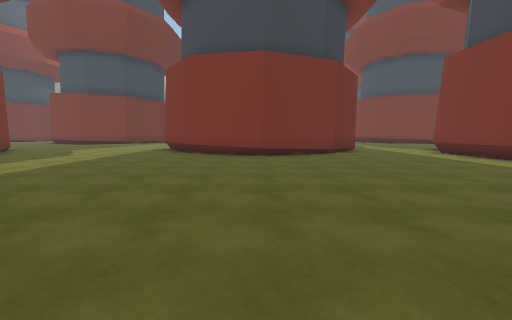
[1] (above)

24 first-person views from a walk through a scene from a Unity 3-D project. The camera is 1.4 m above the floor, tilts 6° down and sees 90° across. The floor is counted in squares, 2 m on a side. Each view is taken from the middle of a square. On the plan, view 1 faces up. The plan holds only what a view shows up to about 9 squares ahead; the rest is blank. The place goes on beyond the plan. The player character is not drawn. Some surface patterns are stand-ins.

[2]
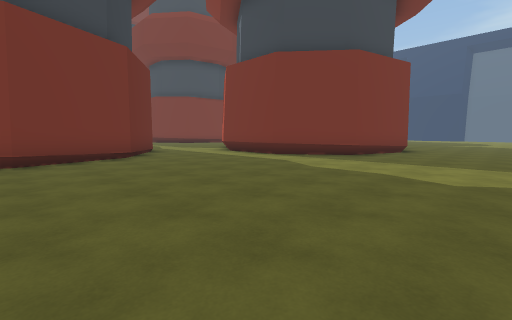

[3]
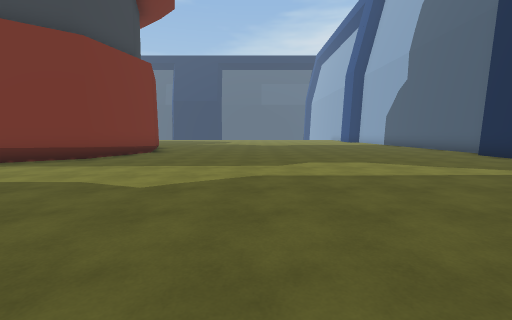

[4]
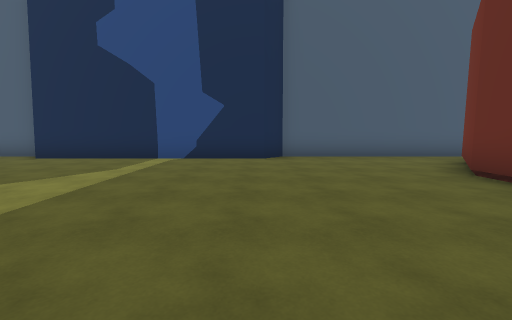

[5]
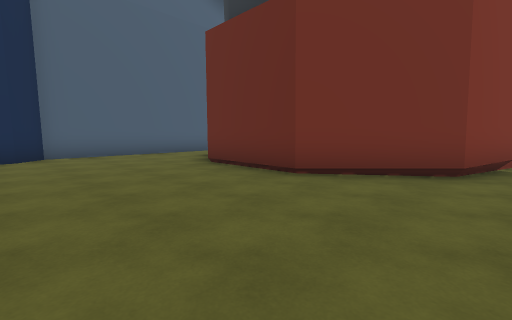

[6]
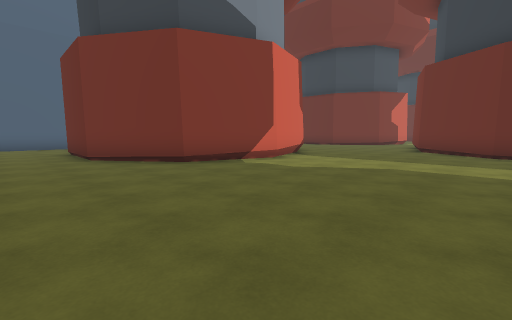

[7]
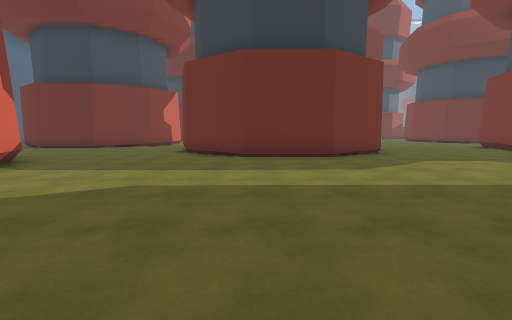

[8]
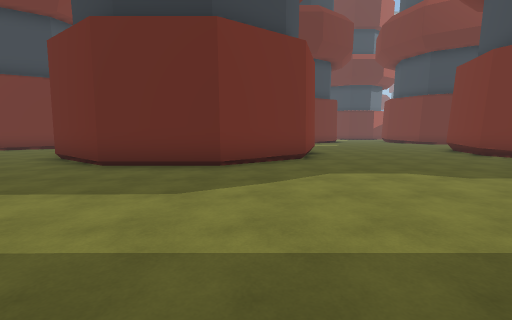

[9]
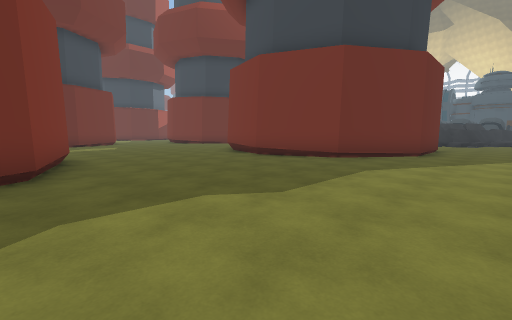

[10]
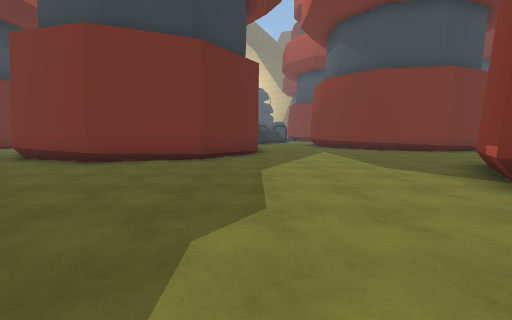

[11]
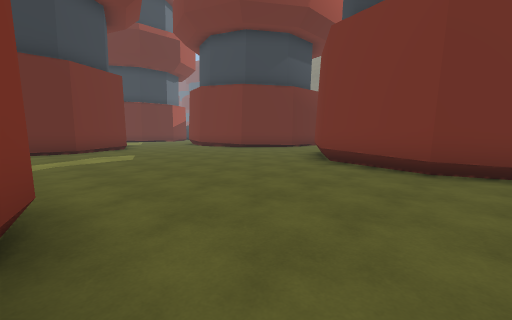

[12]
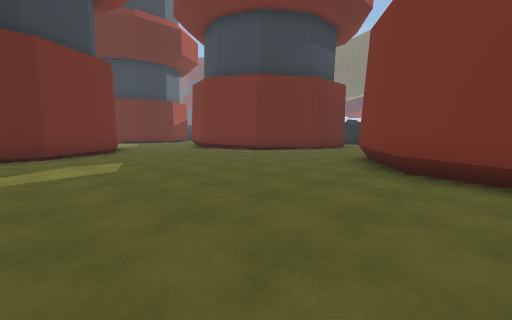

[13]
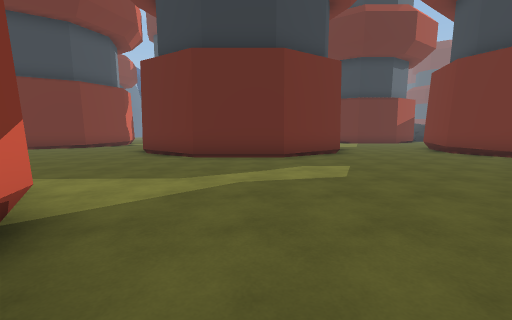

[14]
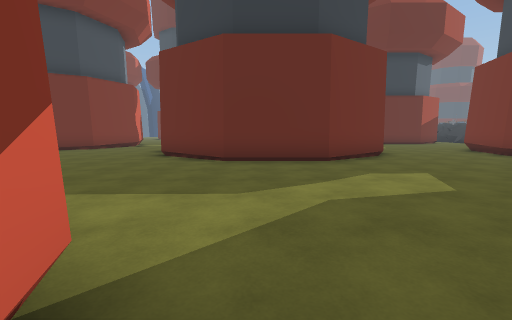

[15]
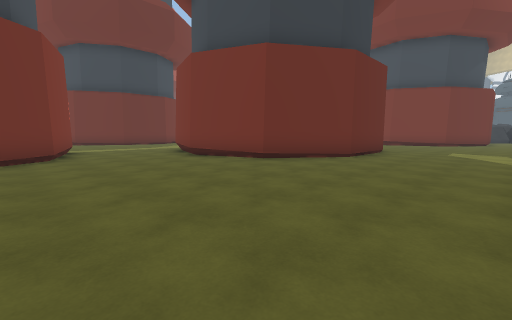

[16]
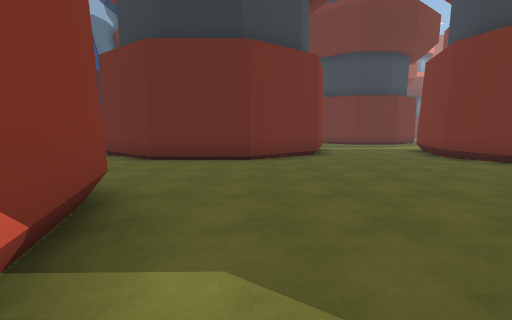

[17]
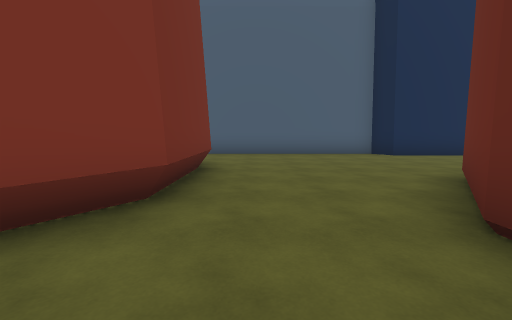

[18]
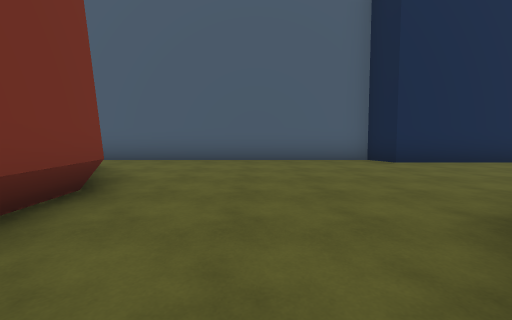

[19]
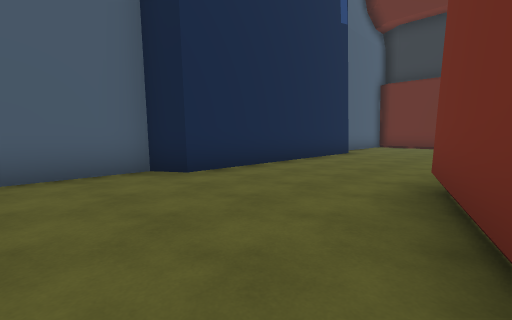

[20]
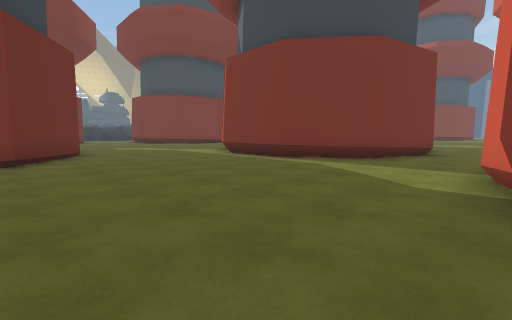

[21]
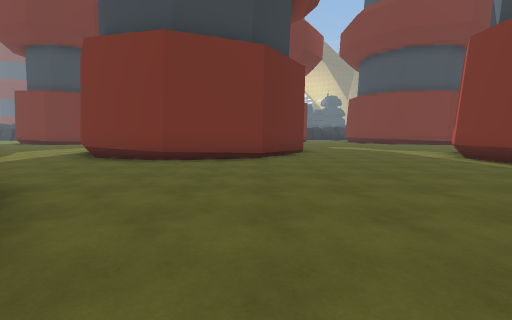

[22]
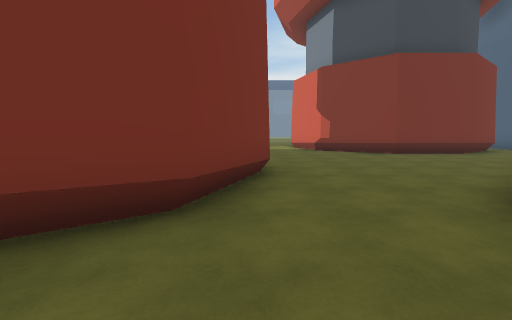

[23]
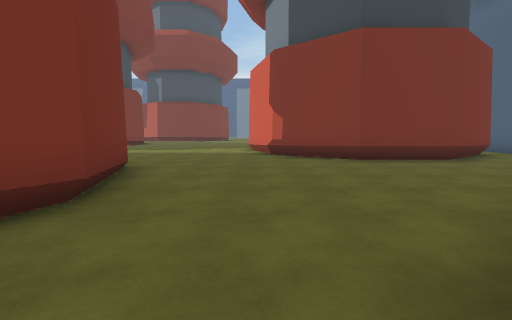

[24]
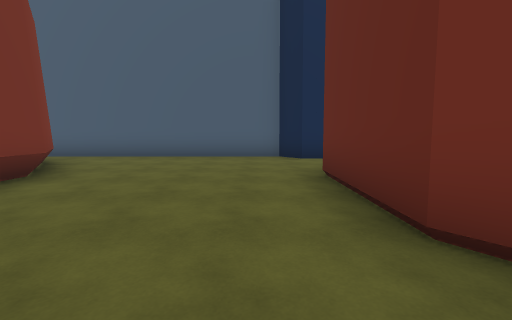

### Floor plan
Points are (right, up) in squares from view 1. A wall is a line through its corners. A room is listed if a view was taken in it or the views show most of it. See-through windows are left out.
Room 1 (views 1, 2, 3, 4, 5, 6, 7, 8, 9, 10, 11, 12, 13, 14, 15, 16, 17, 20, 21, 22, 23, 24)
walls: (-12.5, 11.2) (-9.9, 10.3) (-8.4, 8.3) (-8.4, 5.7) (-9.9, 3.5) (-12.4, 2.8) (-14.9, 3.6) (-16.4, 5.6) (-16.4, 8.2) (-15.1, 10); (-3.8, 13.3) (-2.3, 15.4); (-15, 10.3) (-14.4, 10.5); (-13.4, -1.2) (-13.1, -1.6) (-13.1, -4.2); (3.7, 10.1) (2.6, 8.7) (0.2, 7.9) (-2.3, 8.7) (-2.6, 9.1); (-6.9, 19.5) (-6.9, 18.8) (-8.4, 16.7) (-10.9, 15.9) (-13.4, 16.7) (-14.9, 18.8); (-7, -6.3) (-8.5, -4.2) (-8.5, -1.6) (-7, 0.5) (-4.5, 1.3) (-2.1, 0.5) (-0.6, -1.6) (-0.6, -4.2) (-2.1, -6.4); (-19.7, 0.5) (-17, 1.3); (-13.9, -7.1) (-13.3, -7.1) (-12.7, -7.7) (-5.7, -7.7); (-3.2, -7.7) (2.2, -7.7) (2.8, -7.1) (9.1, -7.1); (-21.1, -1.6) (-20.3, -0.5); (-21.8, 14.9) (-20.3, 12.8) (-20.3, 10.2) (-21.8, 8.1) (-24.3, 7.3) (-26.8, 8.1); (-20.2, 19.2) (-21.9, 18.7); (-21.7, 19.2) (-22.8, 19.7); (10.2, 3.7) (7.9, 4.4) (6.3, 6.5) (6.3, 9.1); (-27, 8.5) (-28, 9.8); (-27.6, 4.8) (-25.1, 3.9) (-23.6, 1.9) (-23.6, -0.7); (9.6, -7.7) (10.5, -7.7)
low walls: (-14.7, 3.6) (-15.5, 4.8); (-11, 15.6) (-13.5, 16.4); (6.5, 6.6) (6.5, 8.4); (-21.9, 18.7) (-23, 19.1)
ways out: opening at (-22.5, -1.5) to room 2
Room 2 (views 18, 19)
walls: (-25.4, -2.9) (-27.7, -3.7); (-23.6, -0.7) (-25.2, -2.9); (-21.1, -4.2) (-21.1, -1.6); (-32.5, -7.1) (-26.3, -7.1) (-25.9, -7.7) (-18.9, -7.7)
low walls: (-20.9, -4.1) (-20.9, -2.8)
ways out: opening at (-22.5, -1.5) to room 1

Where each view was taken, in squares from view 1:
view 1: 0 up, 0 right, facing up
view 2: 1 up, 0 right, facing up-right
view 3: 0 up, 1 right, facing right
view 4: 0 up, 3 right, facing down
view 5: 1 up, 3 right, facing down-left
view 6: 6 up, 1 right, facing down-left
view 7: 6 up, 1 left, facing left
view 8: 9 up, 3 left, facing left
view 9: 10 up, 5 left, facing up-left
view 10: 10 up, 7 left, facing up
view 11: 11 up, 10 left, facing up-left
view 12: 12 up, 12 left, facing up-left
view 13: 12 up, 13 left, facing left
view 14: 11 up, 14 left, facing left
view 15: 3 up, 17 left, facing up-left
view 16: 2 up, 17 left, facing left
view 17: 1 up, 22 left, facing down
view 18: 1 down, 23 left, facing down
view 19: 3 down, 24 left, facing down-left
view 20: 1 up, 22 left, facing up-right
view 21: 1 up, 22 left, facing up
view 22: 3 up, 17 left, facing right
view 23: 1 up, 15 left, facing right
view 24: 0 up, 12 left, facing down
